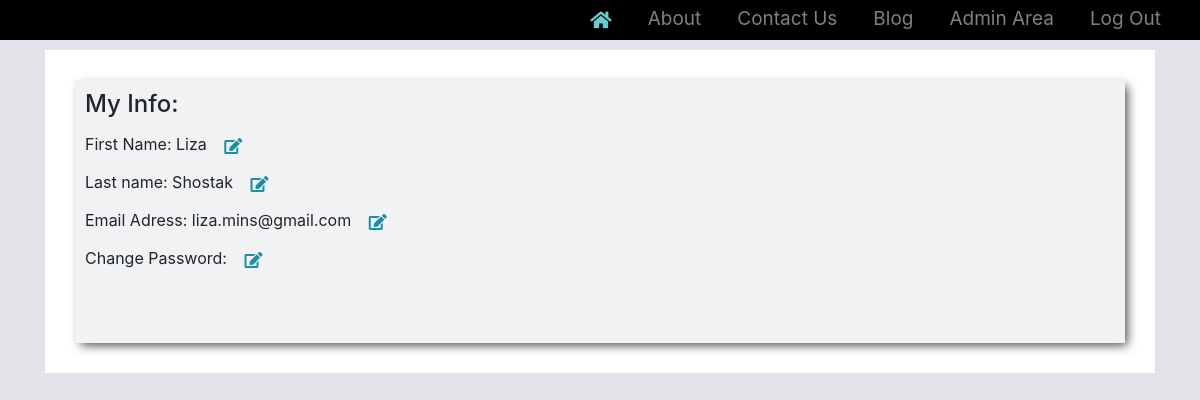
The page /user.php (signed in) on the database its author committed.
### tables this page shows
CREATE TABLE `users` (
  `id` int(11) NOT NULL,
  `first_name` varchar(255) NOT NULL,
  `last_name` varchar(255) NOT NULL,
  `email` varchar(255) NOT NULL,
  `password` varchar(255) NOT NULL,
  `role` int(11) NOT NULL,
  `status` int(11) NOT NULL
);

### user.php (the view, shortened to what this page needs)
<?php
if (confirm_user()) {
    $user_id = $_SESSION['user_id'];
} else {
    header("location: index.php");
}
if ($link = db_connect()) {
    $sql = "SELECT * FROM  users WHERE id='$user_id'";
    $result = mysqli_query($link, $sql);
    if ($result && mysqli_num_rows($result) > 0) {
        $row = mysqli_fetch_assoc($result);
        $fname = htmlspecialchars(ucfirst($row['first_name']));
        $lname = htmlspecialchars(ucfirst($row['last_name']));
        $uemail = htmlspecialchars($row['email']);
    }
}
require 'tamplate/header.php';
?>
<div class="sign-up">
    <div class="container">
        <div class="blog-page">
            <div class="blog-page-item" style="text-align: left">
                <h4>My Info:</h4>
                <form action="" method="post">
                    <div>First Name: <?= $fname ?>
                        <a class="btn"  onclick="edit_field('fname')">
                            <span style="color: #1d8fa5; font-size: 1em;">
                                <i class="fas fa-edit"></i></span></a>
                    </div>
                </form>
                <form action="" method="post">
                    <div> Last name: <?= $lname ?>
                        <a class="btn"  onclick="edit_field('lname')">
                            <span style="color: #1d8fa5; font-size: 1em;">
                                <i class="fas fa-edit"></i></span></a>
                    </div>
                </form>
                <form action="" method="post">
                    <div>  Email Adress: <?= $uemail ?>
                        <a class="btn"  onclick="edit_field('email')">
                            <span style="color: #1d8fa5; font-size: 1em;">
                                <i class="fas fa-edit"></i></span></a>
                    </div>
                </form>
                <form action="" method="post">
                    <div>  Change Password:
                        <a class="btn"  onclick="change_pass()">
                            <span style="color: #1d8fa5; font-size: 1em;">
                                <i class="fas fa-edit"></i></span></a>
                        <br>
                        <br>
                    </div>
                </form>
            </div>
        </div>
    </div>
</div>
<?php require 'tamplate/footer.php'; ?>

### style/style.css (style rules this page uses)
html,body { height: 100%; }
.container { display: flex; flex-direction: column; justify-content: center; height: 100%; padding-top: 50px; }
.sign-up { text-align: center; background-color:#e1e3e8; min-height: 100%; }
.blog-page { background-color: white; width: 100%; height:100%; text-align: center; padding: 15px; }
.blog-page-item { background-color:#e1e3e878; padding: 10px; margin: 15px 15px 15px 15px; box-shadow: 4px 4px 10px -2px rgba(0,0,0,0.75); }

### rows shown on the page
users: first_name "Liza", last_name "Shostak", email "liza.mins@gmail.com"
